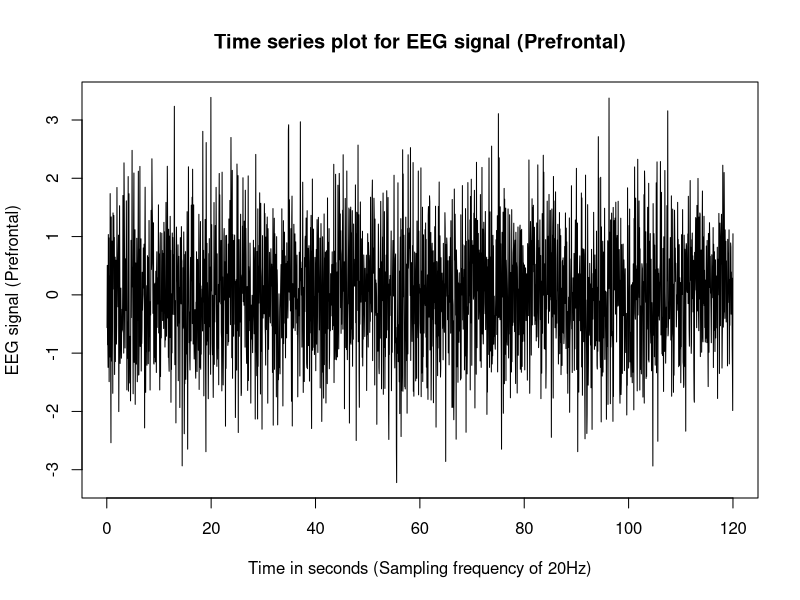
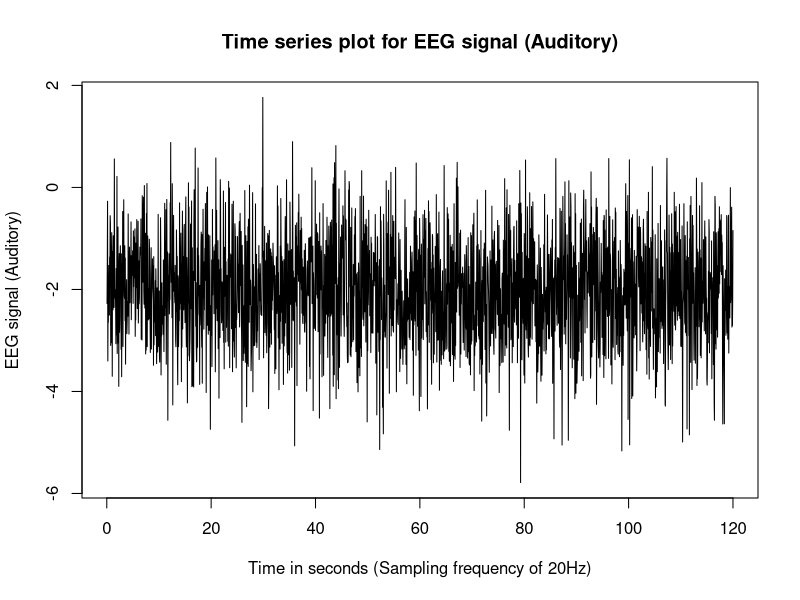
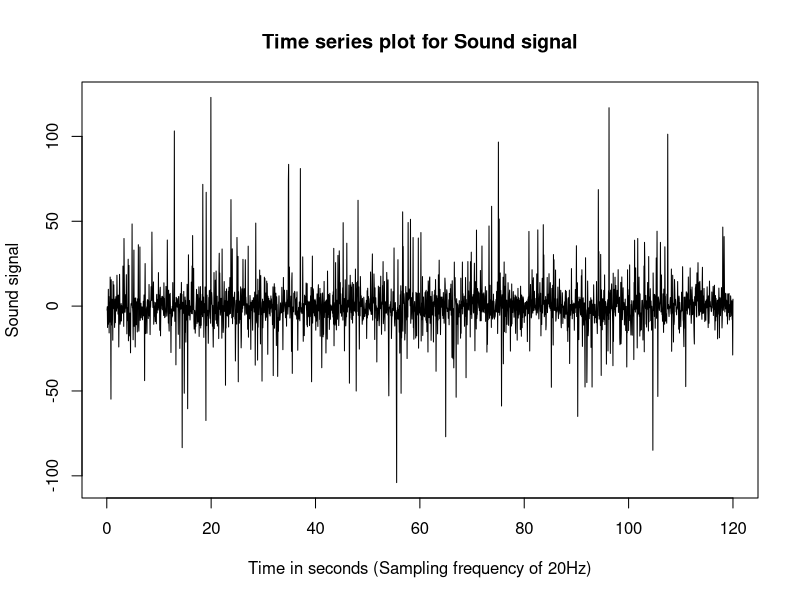
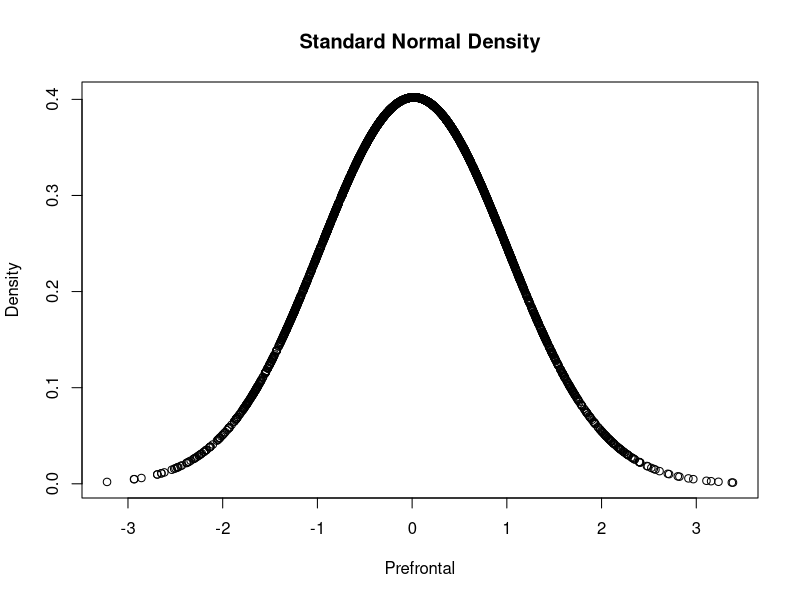
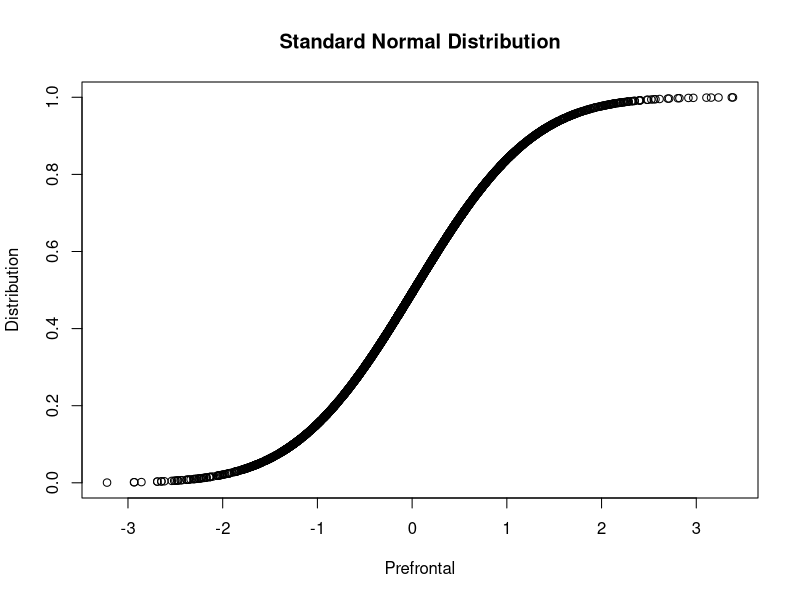
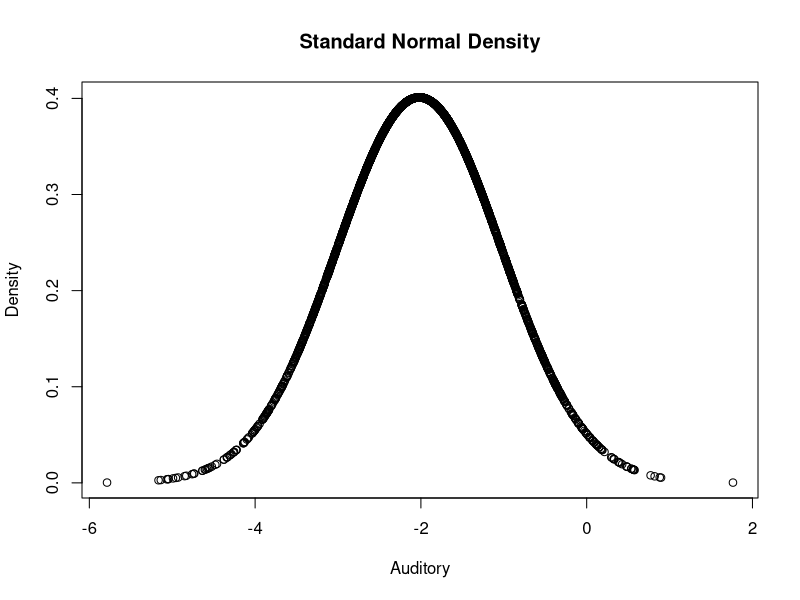
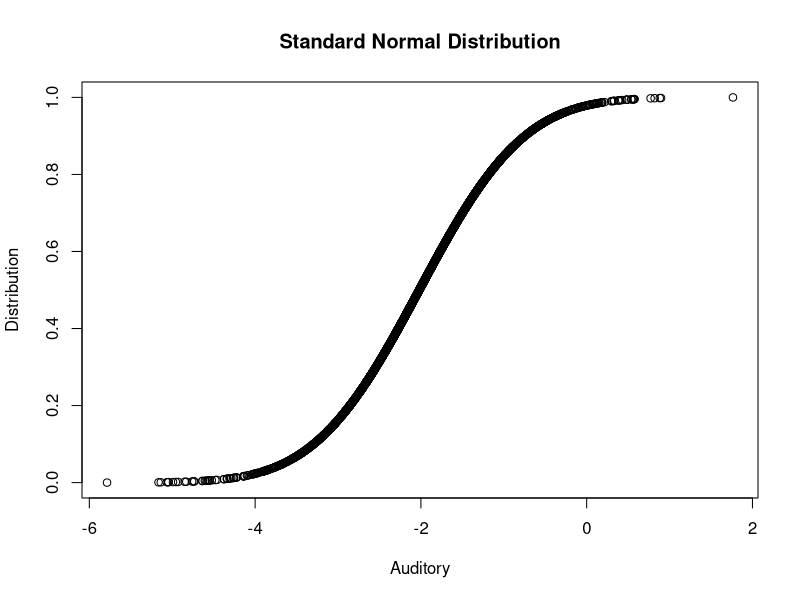
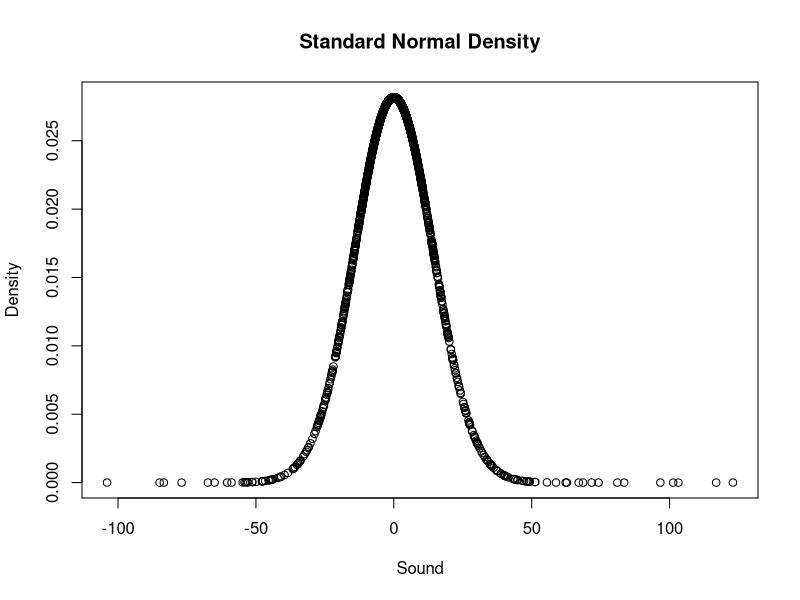

Source code (R) for these figures, in order:
################ Read data ################ 
#X.csv file contains EEG signals.
#'x1' is prefrontal cortex and 'x2' is auditory cortex.
data_eeg = read.csv("X.csv")
data_eeg = data.matrix(data_eeg)
#Rename columns
colnames(data_eeg)=c("prefrontal","auditory")
#check if null values present
cat("Sum of null values in EEG signal data:",sum(is.na(data_eeg)))
print("First five rows in EEG signals file:")
print(data_eeg[1:5,])

#y.csv file contains sound signal 'y'.
data_sound = read.csv("y.csv")
data_sound = data.matrix(data_sound)
#Rename columns
colnames(data_sound)=c("sound_signal")
#check if null values present
cat("Sum of null values in Sound signal data:",sum(is.na(data_sound)))
print("First five rows in Sound signal file:")
print(data_sound[1:5,])

#time.csv contains sampling time of all three signals in 'seconds'.
#2 minutes of signal with sampling frequency of 20Hz.
data_time = read.csv("time.csv")
data_time = data.matrix(data_time)
cat("Sum of null values in Time data:",sum(is.na(data_time)))
print("First five rows in time data file:")
print(data_time[1:5,])

#All signals are subject to additive noise(assume independent
#and identically distributed Gaussian with zero mean)
#with unknown variance due to distortions during recording.

################ Preliminary data analysis ################ 
#Time series plots (audio and EEG signals)
#Prefrontal
plot(data_time,data_eeg[,"prefrontal"], type="l",
     xlab="Time in seconds (Sampling frequency of 20Hz)",
     ylab="EEG signal (Prefrontal)",
     main="Time series plot for EEG signal (Prefrontal)")
#Auditory
plot(data_time,data_eeg[,"auditory"], type="l",
     xlab="Time in seconds (Sampling frequency of 20Hz)",
     ylab="EEG signal (Auditory)",
     main="Time series plot for EEG signal (Auditory)")
#Sound
plot(data_time,data_sound, type="l",
     xlab="Time in seconds (Sampling frequency of 20Hz)",
     ylab="Sound signal",
     main="Time series plot for Sound signal")

#Distribution for each signal
func_density=function(prm_data, x_label, y_label)
{
  dt_mean=mean(prm_data)
  dt_sd=sd(prm_data)
  dt_densty=dnorm(prm_data,mean=dt_mean,sd=dt_sd)
  plot(prm_data,dt_densty,lty=1,xlab=x_label,ylab=y_label,
       main="Standard Normal Density")
}
func_distribution=function(prm_data, x_label, y_label)
{
  dt_mean=mean(prm_data)
  dt_sd=sd(prm_data)
  dt_dstrbtn=pnorm(prm_data,mean=dt_mean,sd=dt_sd)
  plot(prm_data,dt_dstrbtn,lty=1,xlab=x_label,ylab=y_label,
       main="Standard Normal Distribution")
}
#Prefrontal Distribution
func_density(data_eeg[,"prefrontal"],"Prefrontal","Density")
func_distribution(data_eeg[,"prefrontal"],"Prefrontal","Distribution")

#Auditory Distribution
func_density(data_eeg[,"auditory"],"Auditory","Density")
func_distribution(data_eeg[,"auditory"],"Auditory","Distribution")

#Sound Distribution
func_density(data_sound,"Sound","Density")
func_distribution(data_sound,"Sound","Distribution")

#Central Tendencies, Scale, Skewness
fun_central_tend=function(prm_data,x_name)
{
  dt_mean=mean(prm_data)
  dt_median=median(prm_data)
  hist(prm_data,breaks=10,xlab=x_name,main=paste("Histogram for",x_name))
  abline(v = dt_mean, lwd = 5 , col="cyan")
  abline(v = dt_median, lwd = 3 , col = "orange")
  dt_mode = unique(prm_data)
  dt_mode = dt_mode[which.max(tabulate(match(prm_data, dt_mode)))]
  abline(v = dt_mode, lwd = 3 , col="blue")
  cat("Mean: ",dt_mean)
  cat("\nMedian: ",dt_median)
  cat("\nMode: ",dt_mode)
}
fun_scale=function(prm_data)
{
  dt_max = max(prm_data)
  dt_min = min(prm_data)
  dt_range = dt_max - dt_min
  dt_variance = var(prm_data)
  dt_std = sd(prm_data)
  cat("Sample Maximum: ",dt_max,"\nSample Minimum: ",dt_min,"\nSample Range: ",dt_range)
  cat("Sample Variance: ",dt_variance,"\nSample Standard Deviation: ",dt_std)
}
fun_skewness=function(prm_data)
{
  n = length(prm_data)
  dt_skewness = (sqrt(n) * sum( (prm_data - mean(prm_data))^3 ) ) / (sqrt( sum( (prm_data - mean(prm_data))^2 ) ))^3
  cat("Skewness: %s",dt_skewness)
}

#Prefrontal
fun_central_tend(data_eeg[,"prefrontal"],"Prefrontal")
fun_scale(data_eeg[,"prefrontal"])
fun_skewness(data_eeg[,"prefrontal"])

#Auditory
fun_central_tend(data_eeg[,"auditory"],"Auditory")
fun_scale(data_eeg[,"auditory"])
fun_skewness(data_eeg[,"auditory"])

#Sound
fun_central_tend(data_sound,"Sound")
fun_scale(data_sound)
fun_skewness(data_sound)

#Box plot
boxplot(data_eeg)
#outliers for prefrontal
boxplot.stats(data_eeg[,"prefrontal"])$out
#outliers for auditory
boxplot.stats(data_eeg[,"auditory"])$out
#boxplot for sound
boxplot(data_sound)
boxplot.stats(data_sound)$out

#Correlation and scatter plots
#scatter plot prefrontal~sound
plot(data_eeg[,"prefrontal"],data_sound, 
     ylab="Sound signal",xlab="EEG signal (Prefrontal)",
     main="Correlation and scatter plot for EEG signal (Prefrontal) and Sound signal")
#regression line lm(y~x,data=data)
abline(lm(data_sound~data_eeg[,"prefrontal"]),col="red", lwd=2)
cat("Correlation between EEG signal (Prefrontal) and Sound signal",cor(data_eeg[,"prefrontal"],data_sound))

#scatter plot Auditory~sound
plot(data_eeg[,"auditory"],data_sound,
     ylab="Sound signal",xlab="EEG signal (Auditory)",
     main="Correlation and scatter plot for EEG signal (Auditory) and Sound signal")
#regression line lm(y~x,data=data)
abline(lm(data_sound~data_eeg[,"auditory"]),col="blue", lwd=2)
cat("Correlation between EEG signal (Auditory) and Sound signal",cor(data_eeg[,"auditory"],data_sound))



